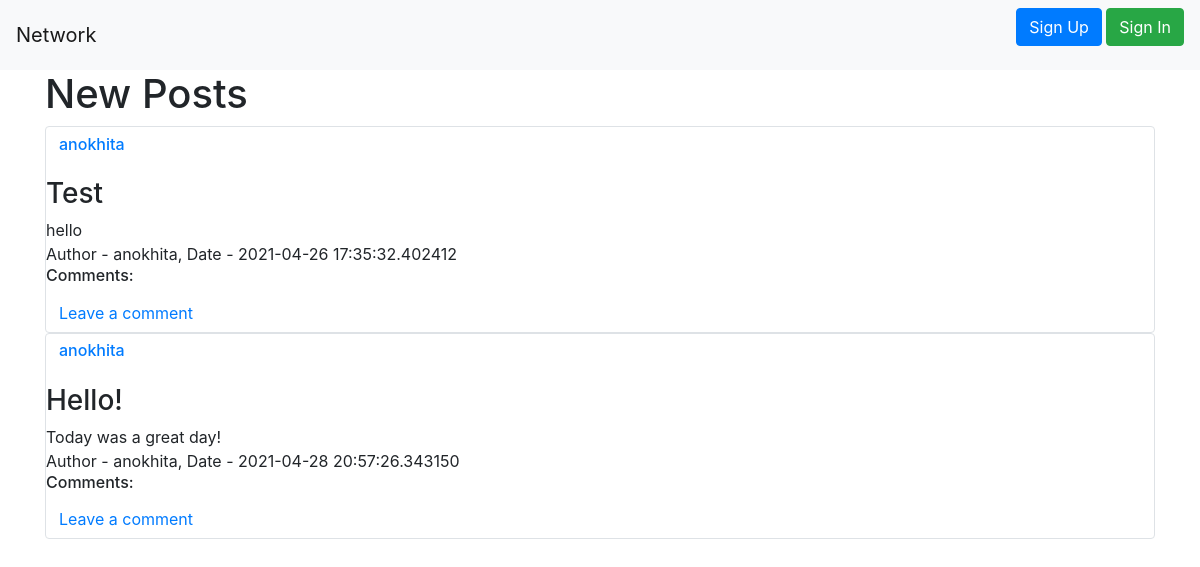
The app's page /, older data.
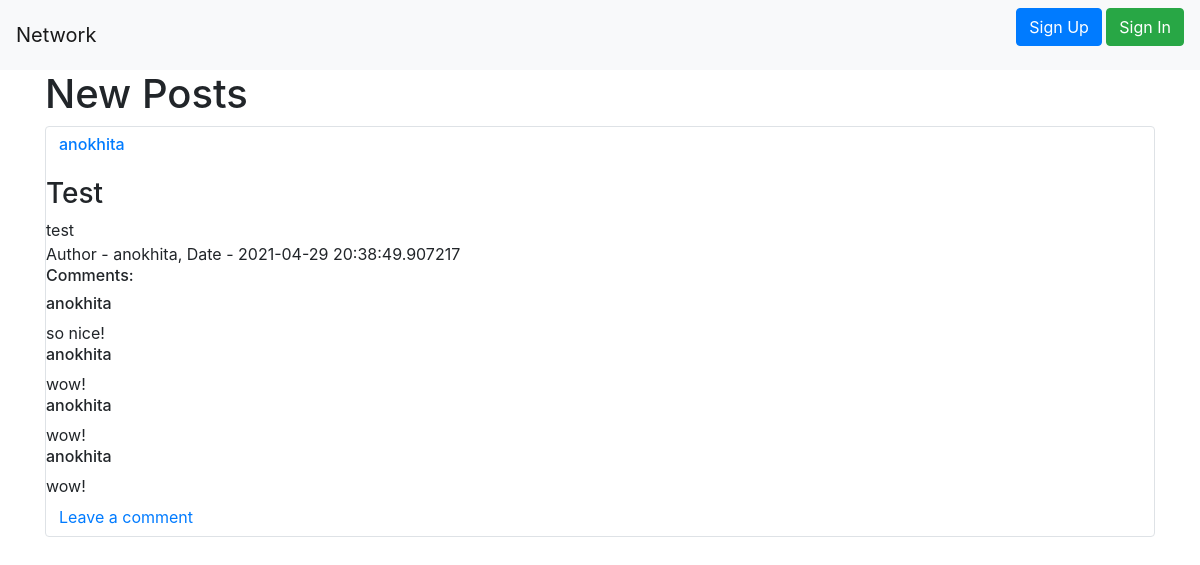
The same page, newer data.
### data/posts.py (models this page shows)
class Post(SqlAlchemyBase, UserMixin, SerializerMixin):
    __tablename__ = 'posts'
    id = sqlalchemy.Column(sqlalchemy.Integer,
                           primary_key=True, autoincrement=True)
    title = sqlalchemy.Column(sqlalchemy.String, nullable=True)
    content = sqlalchemy.Column(sqlalchemy.String, nullable=True)
    created_date = sqlalchemy.Column(sqlalchemy.DateTime,
                                     default=datetime.datetime.now)
    is_private = sqlalchemy.Column(sqlalchemy.Boolean, default=True)
    user_id = sqlalchemy.Column(sqlalchemy.Integer,
                                sqlalchemy.ForeignKey("users.id"))
    image = image_attachment('PostPicture')
    image_name = sqlalchemy.Column(sqlalchemy.String)
    comments = orm.relation("Comment", back_populates='post')
    user = orm.relation('User')

class Comment(SqlAlchemyBase, UserMixin, SerializerMixin):
    __tablename__ = 'comments'
    id = sqlalchemy.Column(sqlalchemy.Integer,
                           primary_key=True, autoincrement=True)
    content = sqlalchemy.Column(sqlalchemy.String, nullable=True)
    created_date = sqlalchemy.Column(sqlalchemy.DateTime,
                                     default=datetime.datetime.now)
    user_id = sqlalchemy.Column(sqlalchemy.Integer,
                                sqlalchemy.ForeignKey("users.id"))
    user = orm.relation('User')
    post_id = sqlalchemy.Column(sqlalchemy.Integer,
                                sqlalchemy.ForeignKey("posts.id"))
    post = orm.relation('Post')

### data/users.py (models this page shows, shortened)
class User(SqlAlchemyBase, UserMixin, SerializerMixin):
    __tablename__ = 'users'
    id = sqlalchemy.Column(sqlalchemy.Integer,
                           primary_key=True, autoincrement=True)
    name = sqlalchemy.Column(sqlalchemy.String, nullable=True)
    about = sqlalchemy.Column(sqlalchemy.String, nullable=True)
    email = sqlalchemy.Column(sqlalchemy.String, unique=True)
    hashed_password = sqlalchemy.Column(sqlalchemy.String, nullable=True)
    created_date = sqlalchemy.Column(sqlalchemy.DateTime,
                                     default=datetime.datetime.now)
    posts = orm.relation("Post", back_populates='user')
    room = sqlalchemy.Column(sqlalchemy.String, default='101')

### main.py (the view)
@app.route('/', methods=['POST', 'GET'])
def index():
    db_sess = db_session.create_session()
    if current_user.is_authenticated:
        posts = db_sess.query(Post).filter(
            (Post.user == current_user) | (Post.is_private != True))
    else:
        posts = db_sess.query(Post).filter(Post.is_private != True)
    return render_template("index.html", posts=posts)

### data/db_session.py (called while the page is built)
def create_session() -> Session:
    global __factory
    return __factory()

### templates/index.html (shortened to what this page needs)
{% extends "base.html" %}
{% block content %}
<h1>New Posts</h1>
{% for item in posts%}
<div class="col-md6 border rounded">
    <h2>
        <a href="/profile/{{ item.user_id }}" class="btn btn-link">
            <h6> {{item.user.name}} </h6>
        </a>
    </h2>
    <h3> {{ item.title }} </h3>
    {{item.content}}
    <div>
        Author - {{item.user.name}}, Date - {{item.created_date}}
    </div>
    <h6> Comments: </h6>
    {% for comment in item.comments%}
    <div>
        <h6> {{comment.user.name}} </h6>
        {{comment.content}}
    </div>
    {% endfor %}
    <a href="/get_post/{{ item.id }}" class="btn btn-link">
            Leave a comment
    </a>
</div>
{% endfor %}
{% endblock %}

Row changes from the older to the newer data that the page shows:
removed Post: user.name "anokhita", title "Hello!", content "Today was a great day!", created_date "2021-04-28 20:57:26.343150"
changed Post "Test": content "hello" → "test"; created_date "2021-04-26 17:35:32.402412" → "2021-04-29 20:38:49.907217"
added Comment: user.name "anokhita", content "so nice!"
added Comment: user.name "anokhita", content "wow!"
added Comment: user.name "anokhita", content "wow!"
added Comment: user.name "anokhita", content "wow!"
